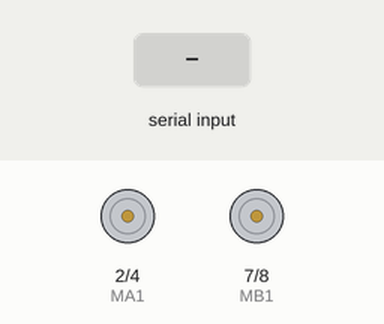
This sketch was run on a simulated Arduino Uno, built with avr-gcc and run on an emulated ATmega328P. Shown: motor-driver pin pairs drawn as motors (green arrow = first pin HIGH = forward, orange = second pin HIGH = backward, longer = more drive). The inputs (shaded band) are chosen by the test bench.

Above: at 1.2 s.
1.3 s: "F" received over Serial
At 2.4 s:
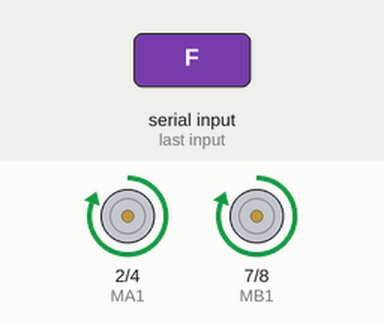
2.8 s: "B" received over Serial
At 3.5 s:
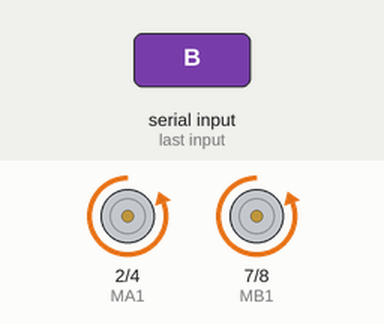
4.3 s: "L" received over Serial
At 4.7 s:
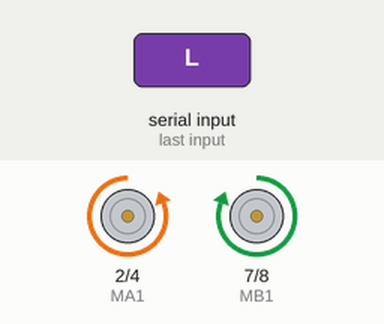
5.8 s: "R" received over Serial
At 7.0 s:
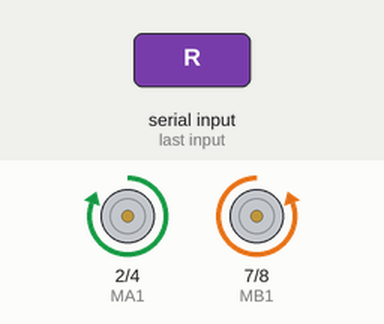
7.3 s: "S" received over Serial
At 8.2 s:
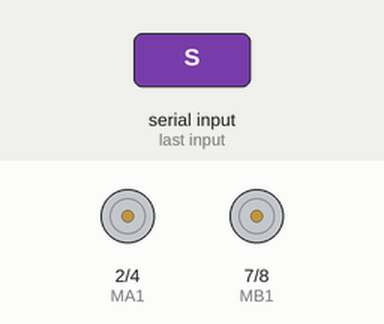
Timing chart, 0 to 9.8 s (numbered marks = the images above; inputs shaded):
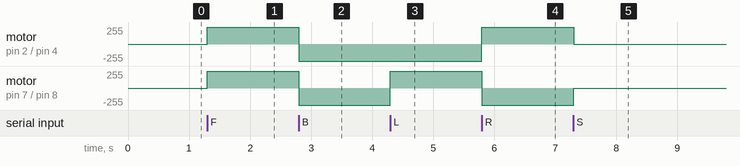

Measured:
- after the input at 1.3 s, motor on pin 2 (MA1) / pin 4 (MA2), motor on pin 7 (MB1) / pin 8 (MB2): stopped → forward 255/255 at once
- after the input at 2.8 s, motor on pin 2 (MA1) / pin 4 (MA2), motor on pin 7 (MB1) / pin 8 (MB2): forward 255/255 → backward 255/255 at once
- after the input at 4.3 s, motor on pin 7 (MB1) / pin 8 (MB2): backward 255/255 → forward 255/255 at once
- after the input at 5.8 s, motor on pin 2 (MA1) / pin 4 (MA2): backward 255/255 → forward 255/255 at once; motor on pin 7 (MB1) / pin 8 (MB2): forward 255/255 → backward 255/255 at once
- after the input at 7.3 s, motor on pin 2 (MA1) / pin 4 (MA2): forward 255/255 → stopped at once; motor on pin 7 (MB1) / pin 8 (MB2): backward 255/255 → stopped at once

The sketch:

Robot_futbol.ino
```cpp
// ------
// Proyecto: Robot futbol a control remoto por bluetooth.
// ------
// Autor: ElekBlack
// Licencia: MIT
// ------

  int MA1 = 2;
  int MA2 = 4;
  int MB1 = 7;
  int MB2 = 8;
  char caja;

  void setup() {
    Serial.begin(9600);
    pinMode(MA1, OUTPUT);
    pinMode(MA2, OUTPUT);
    pinMode(MB1, OUTPUT);
    pinMode(MB2, OUTPUT);
  }
  void loop() {
    // habilitar adelante solo para calibrar
    // despues de calibrar deben comentarlo

    //adelante();

    if (Serial.available() > 0) {
      caja = Serial.read();
    }
    if(caja == 'F'){
      adelante();
    }
    if(caja=='B'){
      atras();
    }
    if(caja=='L'){
      izquierda();
    }
    if(caja== 'R'){
      derecha();
    }
    if(caja == 'S'){
      detener();
    }
  }

  void adelante() {
    digitalWrite(MA1, HIGH);
    digitalWrite(MA2, LOW);
    digitalWrite(MB1, HIGH);
    digitalWrite(MB2, LOW);
  }
  void atras() {
    digitalWrite(MA1, LOW);
    digitalWrite(MA2, HIGH);
    digitalWrite(MB1, LOW);
    digitalWrite(MB2, HIGH);
  }
  void izquierda() {
    digitalWrite(MA1, LOW);
    digitalWrite(MA2, HIGH);
    digitalWrite(MB1, HIGH);
    digitalWrite(MB2, LOW);
  }
  void derecha() {
    digitalWrite(MA1, HIGH);
    digitalWrite(MA2, LOW);
    digitalWrite(MB1, LOW);
    digitalWrite(MB2, HIGH);
  }
  void detener() {
    digitalWrite(MA1, LOW);
    digitalWrite(MA2, LOW);
    digitalWrite(MB1, LOW);
    digitalWrite(MB2, LOW);
  }
```
